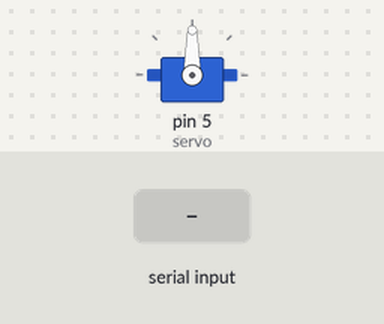
Simulated run of this sketch. Board: Arduino Uno, built with avr-gcc and run on an emulated ATmega328P. Shown: servo. The inputs (shaded band) are chosen by the test bench. What the sketch prints to the serial monitor is not drawn.

Above: at 1.2 s.
1.3 s: "30,150\n" received over Serial
At 1.9 s:
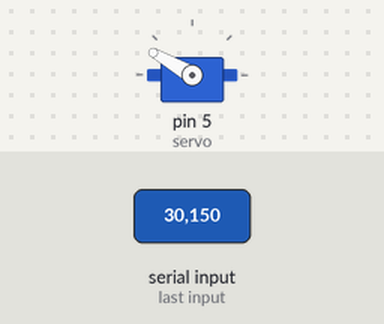
At 3.0 s:
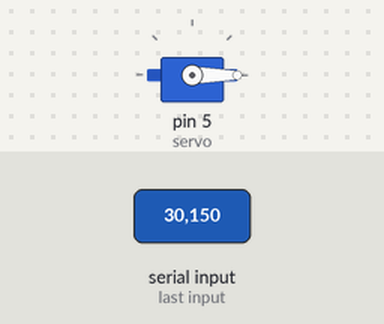
3.8 s: "90,45\n" received over Serial
At 4.6 s:
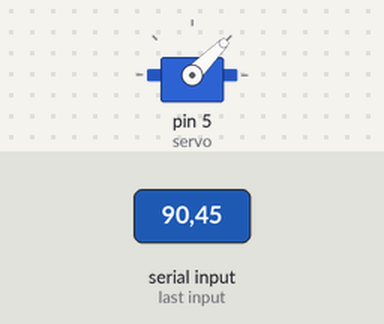
Timing chart, 0 to 6.8 s (numbered marks = the images above; inputs shaded):
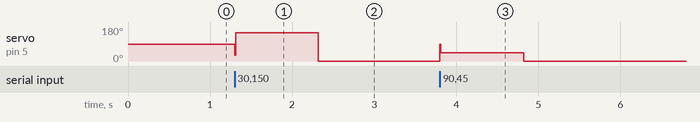

The sketch:

Servo_Serial_Controller.ino
```cpp
#include <Servo.h>

Servo servo;

void setup() {
  Serial.begin(115200); //Importante -> Monitor Serial -> "Sin ajuste de línea / 115200 baudios"
  servo.attach(5); //D1
}

void loop() {

  setPosition(getPosition());
  delay(10);

}

int getPosition()
{
  int userInput;

  tryAgain:
  Serial.print("Introduzca posición [0, 180]: ");

  while(!Serial.available())
  {
    //Esperamos datos en el búffer serial
  }

  if(Serial.available() > 0)
  {
      userInput = Serial.parseInt();

      if(userInput >= 0 && userInput <= 180)
      {
        return userInput;
      }
      else
      {
        Serial.println("Datos de entrada incorrectos.");
        goto tryAgain;
      }
  }
}

void setPosition(int pos)
{
    Serial.println("Pointing " + String(pos) + " degrees.");
    servo.write(pos);
    return;
}
```

Measured:
- after the input at 1.3 s, servo on pin 5 (servo): 90° → 150° at once, → 0° 1.0 s later
- after the input at 3.8 s, servo on pin 5 (servo): 0° → 45° at once, → 0° 1.0 s later
